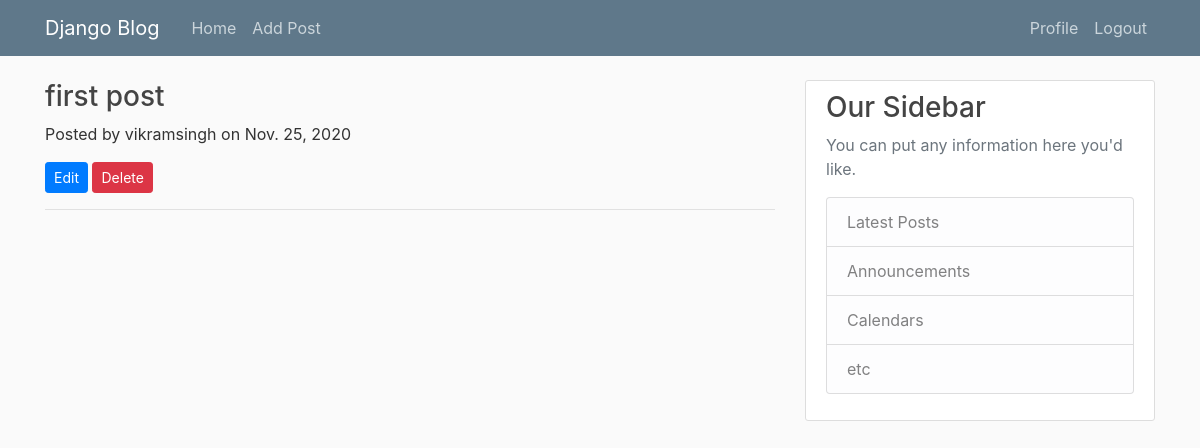
Page / (signed in) on the earlier database version.
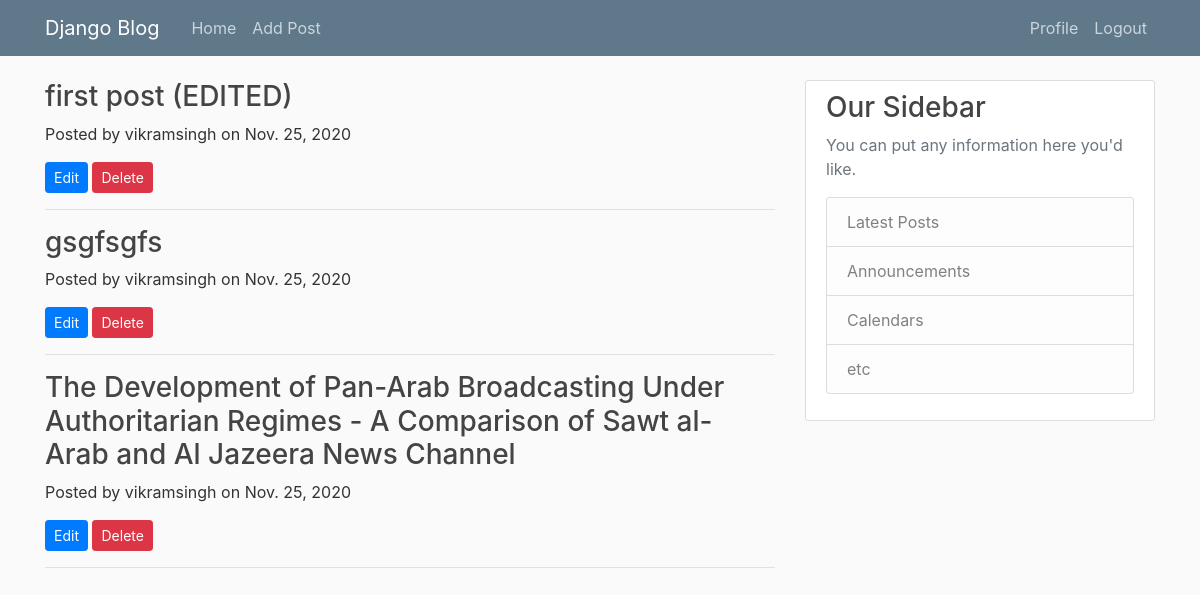
Same page on the later database version.
### BlogApp/models.py (models this page shows, shortened)
class Post(models.Model):
    title = models.CharField(max_length=150)
    author = models.ForeignKey(User, on_delete=models.CASCADE)
    body = models.TextField()
    date = models.DateField(auto_now_add=True)

### BlogApp/views.py (the view)
# urls.py: 2. Add a URL to urlpatterns:  path('', Home.as_view(), name='home')
class Home(ListView):
    model = Post
    template_name = 'home.html'
    ordering = ['-date']

### BlogApp/templates/home.html
{% extends "base.html" %}
{% block content %}
{% for post in object_list %}
    <div class="post-preview">
        <a href="post.html">
            <h3 class="post-title">
                <a href= "{% url 'article-page' post.pk %}" class="h3">{{post.title}}</a>
            </h3>
        </a>
        <p class="post-meta">Posted by {{post.author}} on {{post.date}}</p>
        {% if user.id == post.author.id %}
        <a href="{% url 'edit-post' post.pk %}" class="btn btn-primary btn-sm">Edit</a>   <a href="{% url 'delete-post' post.pk %}" class="btn btn-danger btn-sm">Delete</a>
        {% endif %}
    </div>
    <hr>
{% endfor %}
{% endblock content %}

Differences in the rows shown:
changed Post: title "first post" → "first post (EDITED)"
added Post: title "gsgfsgfs", author "vikramsingh", date "Nov. 25, 2020", shows "Edit"
added Post: title "The Development of Pan-Arab Broadcasting Under Authoritarian Regimes - A Comparison of Sawt al-Arab and Al Jazeera News Channel", author "vikramsingh", date "Nov. 25, 2020", shows "Edit"
